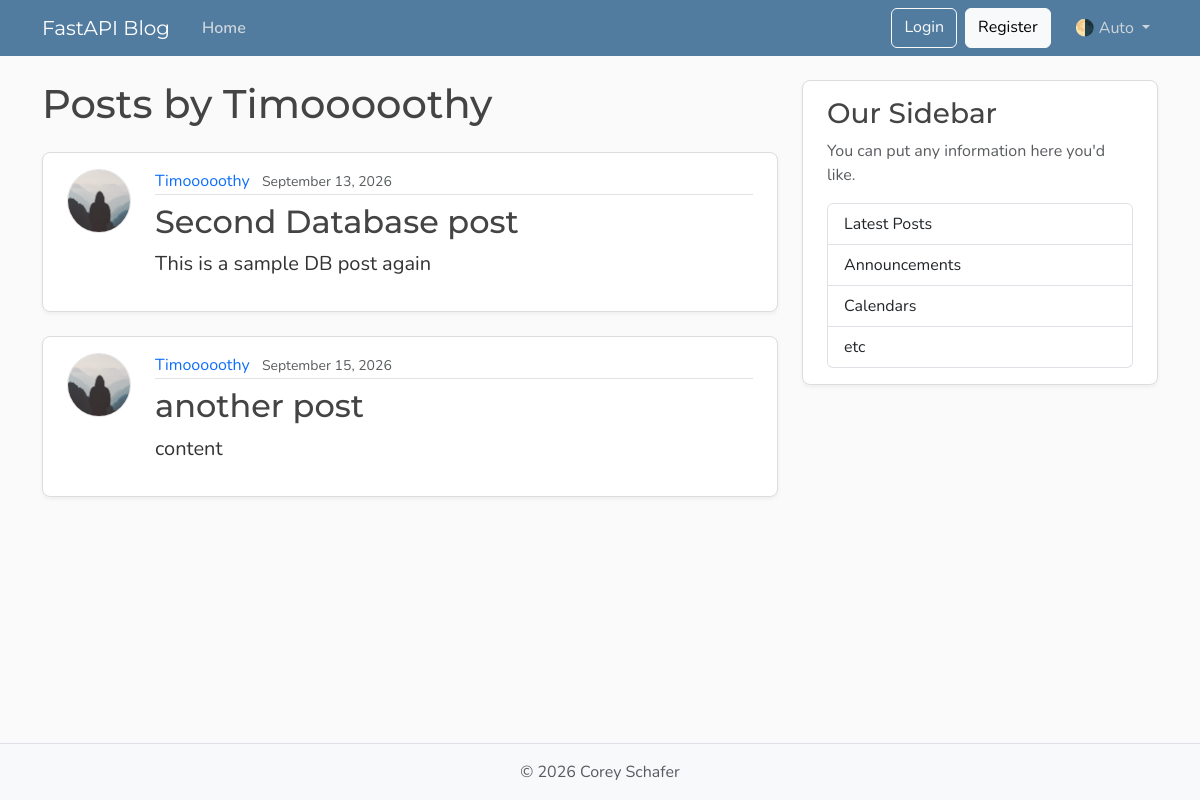
Before: /users/1/posts with the older database file.
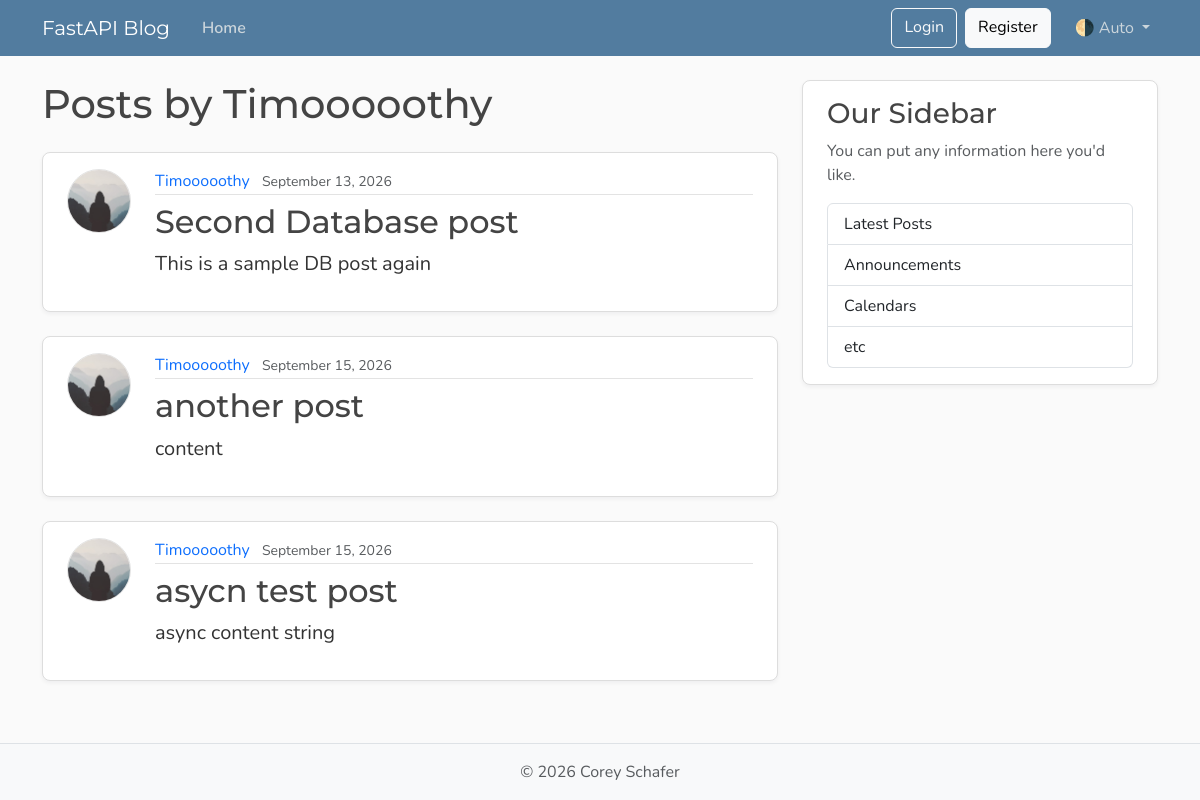
After: the same page with the newer database file.
### models.py (models this page shows, shortened)
class Post(Base):
    __tablename__ = "posts"
    id: Mapped[int] = mapped_column(Integer, primary_key=True, index=True)
    title: Mapped[str] = mapped_column(String(100), nullable=False)
    content: Mapped[str] = mapped_column(Text, nullable=False)
    user_id: Mapped[int] = mapped_column(
        ForeignKey("users.id"),
        nullable=False,
        index=True,
    )
    date_posted: Mapped[datetime] = mapped_column(
        DateTime(timezone=True),
        default=lambda: datetime.now(UTC),
    )
    author: Mapped[User] = relationship(back_populates="posts")

class User(Base):
    __tablename__ = "users"
    id: Mapped[int] = mapped_column(Integer, primary_key=True, index=True)
    username: Mapped[str] = mapped_column(String(50), unique=True, nullable=False)
    email: Mapped[str] = mapped_column(String(120), unique=True, nullable=False)
    image_file: Mapped[str | None] = mapped_column(
        String(200),
        nullable=True,
        default=None,
    )
    posts: Mapped[list[Post]] = relationship(back_populates="author", cascade = "all, delete-orphan")

### main.py (the view)
@app.get("/users/{user_id}/posts", include_in_schema=False, name="user_posts")
async def user_posts_page(
    request: Request,
    user_id: int,
    db: Annotated[AsyncSession, Depends(get_db)],
):
    result = await db.execute(select(models.User).where(models.User.id == user_id))
    user = result.scalars().first()
    if not user:
        raise HTTPException(
            status_code=status.HTTP_404_NOT_FOUND,
            detail="User not found",
        )
    result = await db.execute(
        select(models.Post)
        .options(selectinload(models.Post.author))
        .where(models.Post.user_id == user_id),
    )
    posts = result.scalars().all()
    return templates.TemplateResponse(
        request,
        "user_posts.html",
        {"posts": posts, "user": user, "title": f"{user.username}'s Posts"},
    )

### templates/user_posts.html
{% extends "layout.html" %}
{% block content %}
  <h1 class="mb-4">Posts by {{ user.username }}</h1>
  {% for post in posts %}
    <article class="content-section py-3 px-4 mb-4">
      <div class="d-flex align-items-start gap-4">
        <img class="rounded-circle article-img flex-shrink-0"
             src="{{ post.author.image_path }}"
             alt="{{ post.author.username }}'s profile picture"
             width="64"
             height="64"
             loading="lazy">
        <div class="flex-grow-1">
          <div class="article-metadata mb-2">
            <a class="me-2"
               href="{{ url_for('user_posts', user_id=post.author.id) }}">{{ post.author.username }}</a>
            <small class="text-body-secondary">{{ post.date_posted.strftime("%B %d, %Y") }}</small>
          </div>
          <h2>
            <a class="article-title"
               href="{{ url_for('post_page', post_id=post.id) }}">{{ post.title }}</a>
          </h2>
          <p class="article-content">{{ post.content }}</p>
        </div>
      </div>
    </article>
  {% else %}
    <p class="text-body-secondary">No posts by this user yet.</p>
  {% endfor %}
{% endblock content %}

Changed rows visible on the page:
added Post: author.username "Timooooothy", date_posted "September 15, 2026", title "asycn test post", content "async content string"
